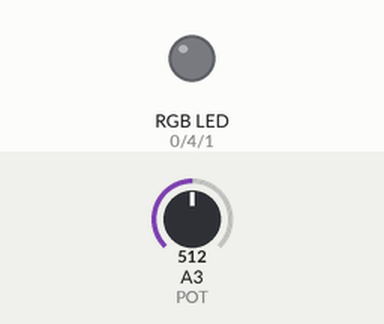
This sketch was run on a simulated Arduino Uno, built with avr-gcc and run on an emulated ATmega328P. On the bench: an RGB LED mixed from three pins (HIGH = lit). Dashed ring = blinking. The inputs (shaded band) are chosen by the test bench; at power-on: A3 (POT) = 512.

Above: at 1.2 s.
1.3 s: A3 (POT) set to 27
2.8 s: A3 (POT) set to 22
At 3.3 s:
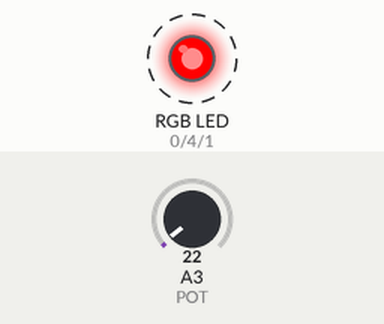
5.8 s: A3 (POT) set to 716
At 7.5 s:
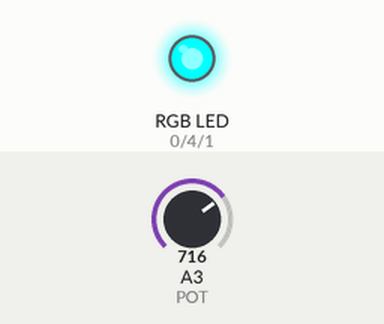
8.0 s: A3 (POT) set to 538
9.5 s: A3 (POT) set to 517
At 10.5 s:
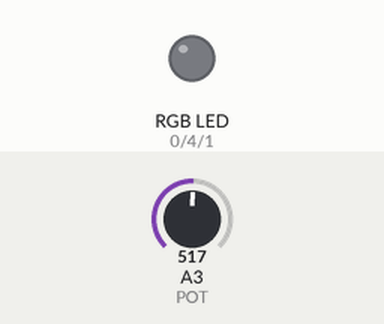
11.0 s: A3 (POT) set to 900
At 11.9 s:
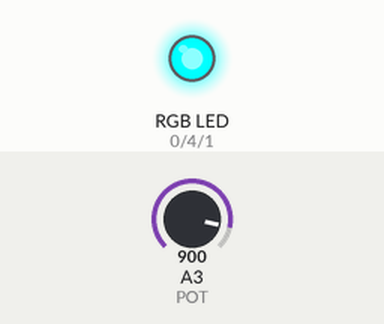
Timing chart, 0 to 13.5 s (numbered marks = the images above; inputs shaded):
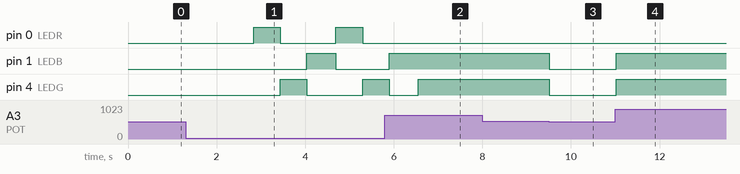

Measured:
- the behaviour switches between 25 and 24 on A3 (POT) (found by bisection; images 0 and 1)
- the behaviour switches between 527 and 526 on A3 (POT) (found by bisection; images 2 and 3)
- after the input at 1.3 s, every drawn part: stays the same
- after the input at 2.8 s, pin 0 (LEDR): alternates HIGH for 0.60 s and LOW for 1.3 s, starting at once; pin 1 (LEDB): LOW → HIGH after 1.2 s, → LOW 0.66 s later; pin 4 (LEDG): LOW → HIGH after 0.63 s, → LOW 0.60 s later, → HIGH 1.3 s later
- after the input at 5.8 s, pin 0 (LEDR): stays LOW (without the input it goes to HIGH after 0.75 s); pin 1 (LEDB): goes on until 5.9 s, then stays HIGH
- after the input at 8.0 s, every drawn part: stays the same
- after the input at 9.5 s, pin 1 (LEDB), pin 4 (LEDG): HIGH → LOW at once
- after the input at 11.0 s, pin 1 (LEDB), pin 4 (LEDG): LOW → HIGH at once

The sketch:

FabLamp.ino
```cpp
/*
########  FabLamp  ########
FabLab Chêne20 (Renens CH)
https://github.com/FabLabChene20/FabLamp
Arduino IDE v1.6.6
*/

#define LEDR 0 // PWM 0  Pin physique 5
#define LEDB 1 // PWM 1  Pin physique 6
#define LEDG 4 // PWM 2  Pin physique 3
#define POT 3  // Input  Pin Physique 2

int val = 0 ;

void setup() {
  pinMode(LEDR,OUTPUT);
  pinMode(LEDG,OUTPUT);
  pinMode(LEDB,OUTPUT);
  pinMode(POT,INPUT);
}

void loop() {
     val = analogRead(POT);

     //Séquence RGB
     if (val < 25) {
      analogWrite(LEDR,200);
      analogWrite(LEDG,0);
      analogWrite(LEDB,0);
      delay(600);
      analogWrite(LEDR,0);
      analogWrite(LEDG,200);
      analogWrite(LEDB,0);
      delay(600);
      analogWrite(LEDR,0);
      analogWrite(LEDG,0);
      analogWrite(LEDB,200);
      delay(600);
     } else { //Gradation lumière blanche
      analogWrite(LEDR,map(val,26,1024,0,100));
      analogWrite(LEDG,map(val,26,1024,0,255));
      analogWrite(LEDB,map(val,26,1024,0,255));
     }
     delay(60);
}
```
